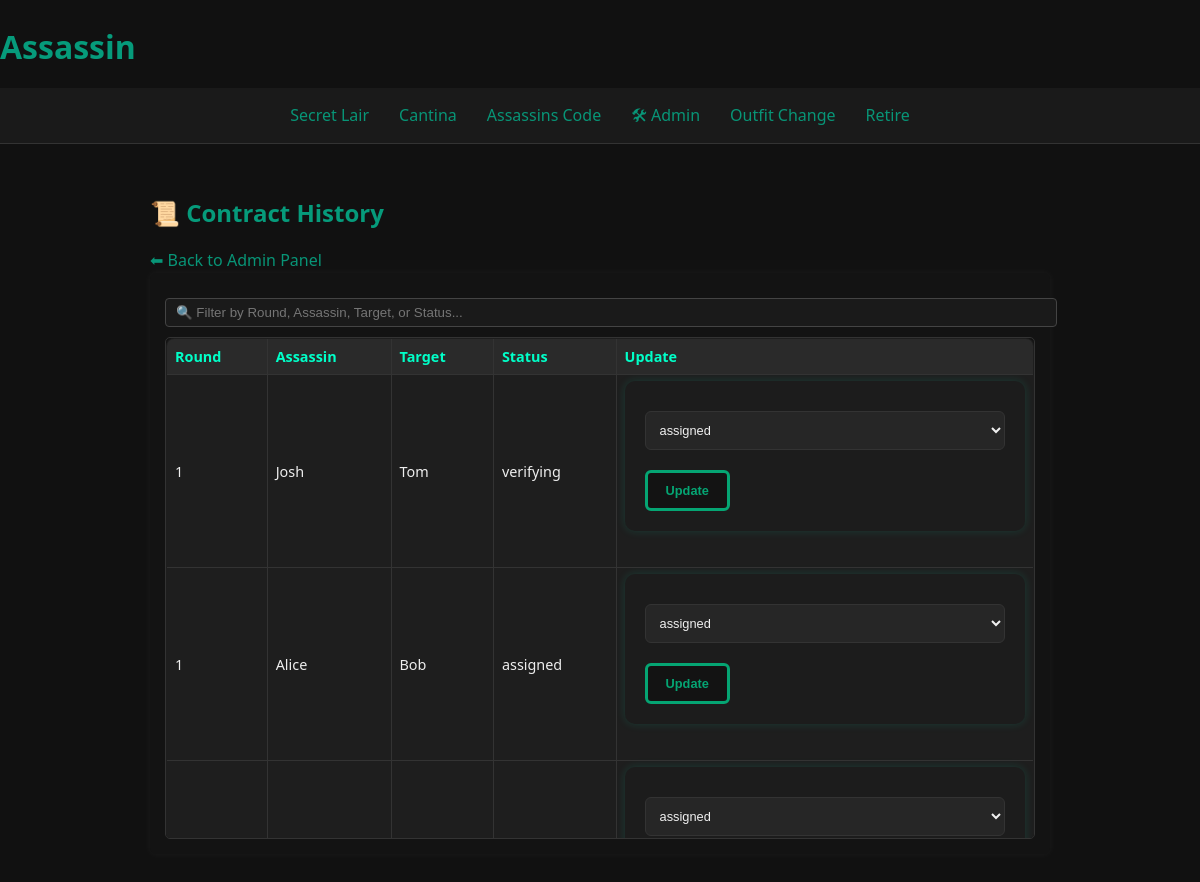
The app's page /contract_history (signed in), older data.
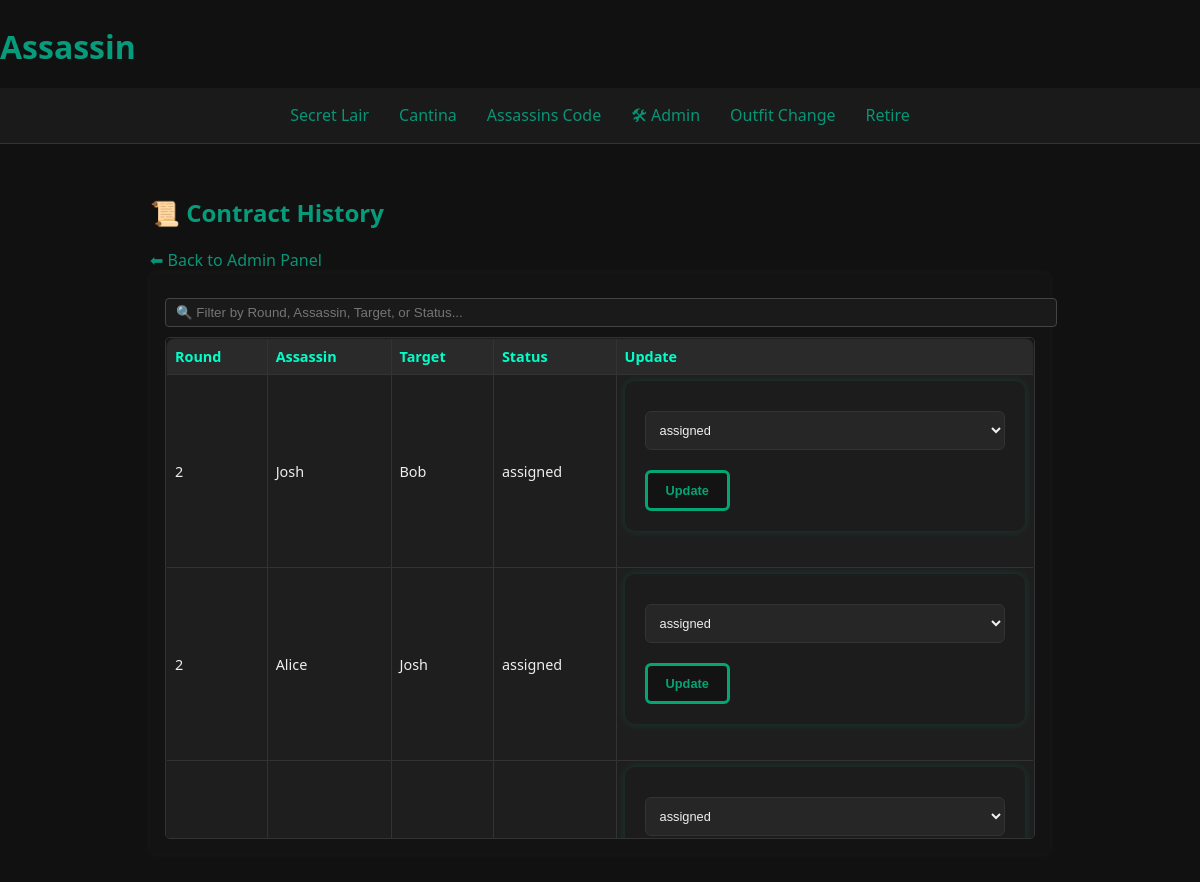
The same page, newer data.
### models.py (models this page shows)
class Contract(db.Model):
    id = db.Column(db.Integer, primary_key=True)
    assassin_id = db.Column(db.Integer, db.ForeignKey("player.id"))
    target_id = db.Column(db.Integer, db.ForeignKey("player.id"))
    status = db.Column(db.String(50), default="assigned")
    round = db.Column(db.Integer, nullable=False, default=1)
    assassin = db.relationship("Player", foreign_keys=[assassin_id])
    target = db.relationship("Player", foreign_keys=[target_id])

class Player(UserMixin, db.Model):
    id = db.Column(db.Integer, primary_key=True)
    username = db.Column(db.String(80), unique=True, nullable=False)
    email = db.Column(db.String(120), unique=True, nullable=False)
    password = db.Column(db.String(200), nullable=False)
    profile_pic = db.Column(db.String(200), nullable=True)
    status = db.Column(db.String(20), default="active")
    is_admin = db.Column(db.Boolean, default=False)
    can_be_targeted_multiple_times = db.Column(db.Boolean, default=False)
    max_times_targeted = db.Column(db.Integer, default=1)
    can_have_multiple_contracts = db.Column(db.Boolean, default=False)
    max_contracts_per_round = db.Column(db.Integer, default=1)
    untouchable_count = db.Column(db.Integer, default=0)
    times_kia = db.Column(db.Integer, default=0)

### routes.py (the view)
@routes_bp.route("/contract_history")
@login_required
def view_all_contracts():
    if not current_user.is_admin:
        return "Unauthorized", 403
    from models import Contract
    all_contracts = Contract.query.order_by(Contract.round.desc()).all()
    return render_template("contract_history.html", contracts=all_contracts)

### auth.py (called while the page is built)
@login_manager.user_loader
def load_user(user_id):
    return Player.query.get(int(user_id))

### templates/contract_history.html (shortened to what this page needs)
{% extends 'base.html' %}
{% block content %}
<h2>📜 Contract History</h2>
<a href="{{ url_for('routes.admin_panel') }}">⬅ Back to Admin Panel</a>
<div class="section-block">
  <input type="text" id="historySearch" placeholder="🔍 Filter by Round, Assassin, Target, or Status...">
  <div class="table-wrapper">
    <table class="admin-table" id="historyTable">
      <thead>
        <tr>
          <th>Round</th>
          <th>Assassin</th>
          <th>Target</th>
          <th>Status</th>
          <th>Update</th>
        </tr>
      </thead>
      <tbody>
        {% for contract in contracts %}
        <tr>
          <td>{{ contract.round }}</td>
          <td>{{ contract.assassin.username }}</td>
          <td>{{ contract.target.username }}</td>
          <td>{{ contract.status }}</td>
          <td>
            <form method="POST" action="{{ url_for('routes.update_contract_status') }}">
              <select name="new_status">
                <option value="assigned" {% if contract.status == 'assigned' %}selected{% endif %}>assigned</option>
            </select>
              <button type="submit">Update</button>
            </form>
          </td>
        </tr>
        {% endfor %}
      </tbody>
    </table>
  </div>
</div>
{% endblock %}

### templates/base.html (shortened to what this page needs)
<!doctype html>
<html lang="en">
<head>
  <link rel="stylesheet" href="{{ url_for('static', filename='styles.css') }}">
</head>
<body>
  <header class="site-header">
    <h1> Assassin</h1>
  </header>
  <nav class="main-nav">
    <a href="{{ url_for('routes.dashboard') }}"> Secret Lair</a>
    <a href="{{ url_for('routes.leaderboard') }}"> Cantina</a>
    <a href="{{ url_for('routes.rules_page') }}">Assassins Code</a>
    {% if current_user.is_authenticated and current_user.is_admin %}
      <a href="{{ url_for('routes.admin_panel') }}">🛠 Admin</a>
    {% endif %}
    {% if current_user.is_authenticated %}
      <a href="{{ url_for('routes.edit_profile') }}">Outfit Change</a>
      <a href="{{ url_for('auth.logout') }}">Retire </a>
    {% endif %}
  </nav>
  <div class="container">
    {% block content %}{% endblock %}
  </div>
</body>
</html>

### static/styles.css (style rules this page uses)
body { background-color: #111; color: #f9f3f3; font-family: 'Segoe UI', Tahoma, Geneva, Verdana, sans-serif; margin: 0; padding: 0; line-height: 1.6; }
a { color: #089577; text-decoration: none; transition: color 0.3s ease; }
.main-nav { display: flex; justify-content: center; gap: 30px; padding: 15px 0; background-color: #1a1a1a; border-bottom: 1px solid #333; }
.container { max-width: 900px; margin: 0 auto; padding: 30px 20px; }
h1, h2, h3 { color: #069b7b; margin-bottom: 15px; }
table { width: 100%; border-collapse: collapse; margin-bottom: 30px; background-color: #1a1a1a; border: 1px solid #333; border-radius: 8px; overflow: hidden; }
th, td { padding: 10px 15px; text-align: left; border-bottom: 1px solid #333; }
th { background-color: #222; color: #00ffc8; }
form { background-color: #1c1c1c; padding: 20px; border-radius: 10px; box-shadow: 0 0 10px #00ffcc22; margin-bottom: 30px; }
input[type="text"], input[type="number"], textarea, select { width: 100%; padding: 10px; margin: 10px 0 20px; border: 1px solid #333; border-radius: 6px; background-color: #262626; color: #f0f0f0; }
button { background-color: #131313; color: #05a573; border: 3px solid #05a573; padding: 10px 18px; font-weight: bold; border-radius: 6px; cursor: pointer; transition: background-color 0.3s ease; box-shadow: 0 0 px #9ee8a3; }
table { width: 100%; border-collapse: collapse; background-color: #1e1e1e; color: #eee; }
th, td { padding: 8px 12px; border: 1px solid #444; }
th { background-color: #333; }
.admin-table { width: 100%; border-collapse: collapse; font-size: 0.9rem; background-color: #1e1e1e; color: #eee; margin-bottom: 20px; }
.admin-table th, .admin-table td { padding: 4px 8px; border: 1px solid #444; text-align: left; }
.admin-table th { background-color: #292929; font-weight: bold; }
.section-block { background-color: #131313; padding: 15px; margin-bottom: 30px; box-shadow: 0 0 8px rgba(255, 255, 255, 0.05); border-radius: 6px; }
#historySearch { width: 100%; padding: 6px 10px; margin-bottom: 10px; background-color: #1a1a1a; color: #eee; border: 1px solid #444; border-radius: 4px; }
.table-wrapper { max-height: 500px; overflow-y: auto; border: 1px solid #333; border-radius: 5px; }
.admin-table { width: 100%; border-collapse: collapse; font-size: 0.9rem; background-color: #1e1e1e; color: #eee; text-align: left; }
.admin-table th, .admin-table td { padding: 6px 8px; border: 1px solid #333; }
.admin-table th { background-color: #2a2a2a; position: sticky; top: 0; z-index: 2; }
.admin-table select, .admin-table button { font-size: 0.8rem; }

Row changes from the older to the newer data that the page shows:
no longer on this page (row unchanged): Contract: round "1", assassin.username "Josh", target.username "Tom", status "verifying"
no longer on this page (row edited): Contract: round "1", assassin.username "Alice", target.username "Bob", status "assigned", new_status "assigned"
added Contract: round "2", assassin.username "Josh", target.username "Bob", status "assigned", new_status "assigned"
added Contract: round "2", assassin.username "Alice", target.username "Josh", status "assigned", new_status "assigned"
